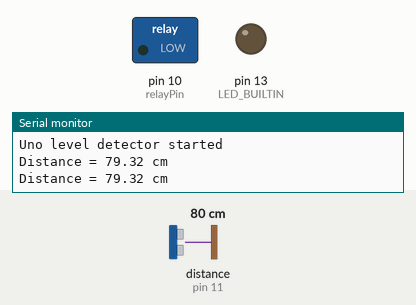
This sketch was run on a simulated Arduino Uno, built with avr-gcc and run on an emulated ATmega328P. Parts: switched loads named in the sketch (green lamp = pin HIGH), output pins drawn as LEDs (lit = HIGH), the last lines printed to the serial monitor. Wiring (inferred from the names in the program): ultrasonic range finder: trigger pin 12; echo pin 11. The test bench sets the inputs (shaded band); at power-on: distance to the obstacle (sensor on pin 11) 80 cm. The echo pulse lasts 58.3 µs per cm; pins used as bus, display or sensor lines are not drawn.

Above: at 1.9 s.
2.0 s: distance to the obstacle (sensor on pin 11) set to 29 cm
3.5 s: distance to the obstacle (sensor on pin 11) set to 24 cm
At 4.9 s:
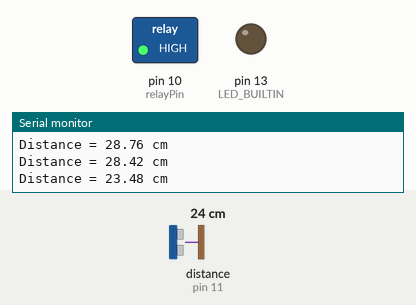
5.9 s: distance to the obstacle (sensor on pin 11) set to 29 cm
7.8 s: distance to the obstacle (sensor on pin 11) set to 36 cm
At 9.8 s:
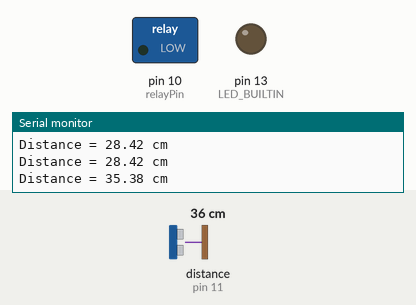
10.3 s: distance to the obstacle (sensor on pin 11) set to 2 cm
At 11.7 s:
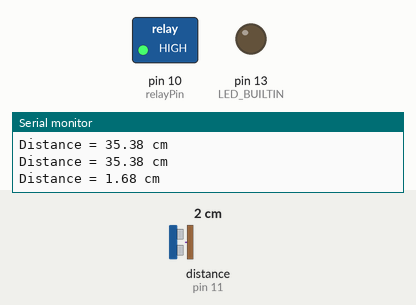
Timing chart, 0 to 13.3 s (numbered marks = the images above; inputs shaded):
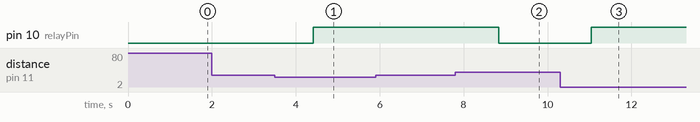

Measured:
- the behaviour switches between 27 and 26 cm on distance to the obstacle (sensor on pin 11) (found by bisection; images 0 and 1)
- the behaviour switches between 32 and 33 cm on distance to the obstacle (sensor on pin 11) (found by bisection; images 1 and 2)
- after the input at 3.5 s, pin 10 (relayPin): LOW → HIGH after 0.92 s
- after the input at 7.8 s, pin 10 (relayPin): HIGH → LOW after 1.0 s
- after the input at 10.3 s, pin 10 (relayPin): LOW → HIGH after 0.74 s

The sketch:

sketch_may5a.ino
```cpp
uint8_t trigPin=12;
uint8_t echoPin=11;
uint8_t relayPin=10;
long duration;
float distance;
void setup() {
  Serial.begin(9600);
  Serial.println("Uno level detector started");
  pinMode(LED_BUILTIN, OUTPUT);
  pinMode(trigPin, OUTPUT);
  pinMode(relayPin, OUTPUT  );
  digitalWrite(relayPin, HIGH);
  pinMode(echoPin, INPUT);
  digitalWrite(trigPin, LOW);


}

void loop() {
  char distStr[32];

  digitalWrite(trigPin, LOW);
  delayMicroseconds(5);

  digitalWrite(trigPin, HIGH);
  delayMicroseconds(10);
  digitalWrite(trigPin, LOW);

  duration = pulseIn(echoPin, HIGH);

  distance = duration*0.034/2;

  Serial.print("Distance = ");
  dtostrf( distance, 6, 3, distStr );
  Serial.print(distance);

  Serial.println(" cm");
  if (distance > 32.17)
  {
    digitalWrite(relayPin, LOW);
  }
  if (distance < 26.17)
  {
    digitalWrite(relayPin, HIGH);
  }

  // put your main code here, to run repeatedly:
  delay(100);
  digitalWrite(LED_BUILTIN, LOW);
  delay(1000);
}
```
